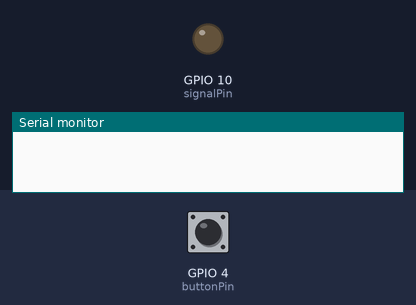
This program was run on a simulated Seeed XIAO ESP32-C3. On the bench: output pins drawn as LEDs (lit = HIGH), the last lines printed to the serial monitor. Inputs (shaded band) come from the test bench; at power-on: GPIO 4 (buttonPin) HIGH.

Above: at 3.2 s.
3.3 s: GPIO 4 (buttonPin) pulled LOW for 0.15 s
At 3.6 s:
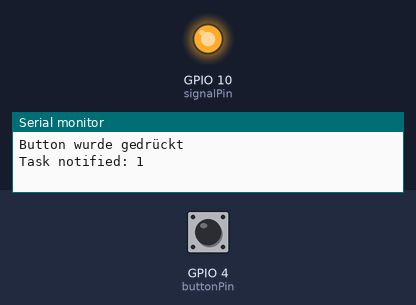
Timing chart, 0 to 12.4 s (numbered marks = the images above; inputs shaded):
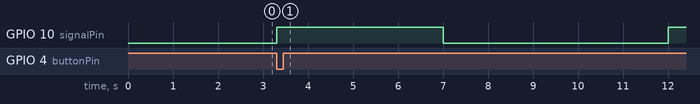

The program:

main.cpp
```cpp
/*
        _          _ ______ _____ _____
       (_)        | |  ____|  __ \_   _|
  _ __  ___  _____| | |__  | |  | || |
 | '_ \| \ \/ / _ \ |  __| | |  | || |
 | |_) | |>  <  __/ | |____| |__| || |_
 | .__/|_/_/\_\___|_|______|_____/_____|
 | |
 |_|

https://links.pixeledi.eu
FreeRTOS ISR | 12.2024

// Der Code erstellt eine FreeRTOS-Task, die ununterbrochen auf eine
// Benachrichtigung wartet. Sobald die Task die Benachrichtigung über
// `ulTaskNotifyTake` empfängt, wird der Zustand des Signal-Pins (D10)
// umgeschaltet, wodurch eine LED ein- oder ausgeschaltet wird. Danach gibt die
// Task den Rückgabewert der Benachrichtigung mit `printf` aus.

// Im `setup` wird die Task mit einer festgelegten Priorität auf einem
// spezifischen CPU-Kern erstellt und gestartet. In der `loop`-Funktion wird
// alle 1 Sekunde die Funktion `xTaskNotifyGive` aufgerufen, die die
// Benachrichtigung an die Task sendet und somit die oben beschriebene Aktion
// auslöst.
//
// Unterschied zu Semaphore und Queue
//
// Benachrichtigungen (`xTaskNotifyGive`, `ulTaskNotifyTake`) sind eine einfache
// und schnelle Möglichkeit, einen Task zu benachrichtigen, ohne komplexe
// Datenstrukturen zu verwenden. Sie dienen hauptsächlich dazu, ein Ereignis
// oder Signal zwischen Tasks zu übermitteln, ohne dass dabei Daten übertragen
// werden müssen. Sie sind effizient, wenn nur das Signal "benachrichtigen" oder
// "informieren" benötigt wird.

// Im Gegensatz dazu ermöglichen **Semaphoren** eine Synchronisation und den
// Austausch von Informationen, bei denen eine Semaphore oft verwendet wird, um
// Ressourcen zu sperren oder freizugeben (z.B. zur Vermeidung von Konflikten
// zwischen Tasks). Semaphoren können entweder zählbar oder binär sein und
// erlauben die Verwaltung von Ressourcen oder die Synchronisation zwischen
// mehreren Tasks.

// **Queues** hingegen sind komplexer und erlauben es, Daten zwischen Tasks zu
// senden und zu empfangen. Eine Queue speichert Werte und ermöglicht eine
// FIFO-Datenübertragung, was bedeutet, dass sie für die Kommunikation mit Daten
// (nicht nur Signalen) zwischen Tasks verwendet wird.

*/

#include <Arduino.h>
const int signalPin = D10;
const int buttonPin = D2;
static TaskHandle_t htask1;
static TaskHandle_t htask2;

static void dowildstuff(void *arg)
{
  uint32_t rv;
  while (true)
  {
    rv = ulTaskNotifyTake(pdTRUE, portMAX_DELAY);
    digitalWrite(signalPin, !digitalRead(signalPin));
    Serial.printf("Task notified: %u \n", unsigned(rv));
  }
}
static void buttonTask(void *arg)
{
  bool lastState = HIGH;
  bool currentState;
  while (true)
  {
    currentState = digitalRead(buttonPin);
    if (currentState == LOW && lastState == HIGH)
    {
      Serial.println("Button wurde gedrückt");
      xTaskNotifyGive(htask1);
    }
    lastState = currentState;
    vTaskDelay(50 / portTICK_PERIOD_MS);
  }
}

void setup()
{
  Serial.begin(115200);
  int espcore = 0;
  pinMode(signalPin, OUTPUT);
  pinMode(buttonPin, INPUT_PULLUP);
  digitalWrite(signalPin, LOW);
  delay(2000);
  BaseType_t taskStatus;
  espcore = xPortGetCoreID();
  taskStatus = xTaskCreatePinnedToCore(dowildstuff, "task1", 2048, nullptr, 1, &htask1, espcore);
  assert(taskStatus == pdPASS);
  taskStatus = xTaskCreatePinnedToCore(buttonTask, "task2", 2048, nullptr, 1, &htask2, espcore);
  assert(taskStatus == pdPASS);
}

void loop()
{
  delay(5000);
  Serial.println("notify via loop");
  xTaskNotifyGive(htask1);
}
```
